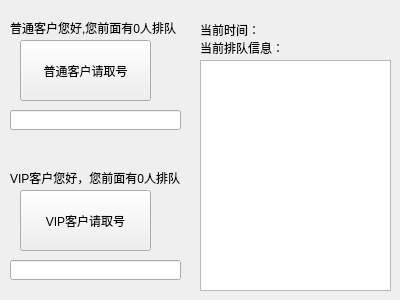
<?xml version="1.0" encoding="UTF-8"?>
<ui version="4.0">
 <class>Widget</class>
 <widget class="QWidget" name="Widget">
  <property name="geometry">
   <rect>
    <x>0</x>
    <y>0</y>
    <width>400</width>
    <height>300</height>
   </rect>
  </property>
  <property name="windowTitle">
   <string>Widget</string>
  </property>
  <widget class="QPushButton" name="pushButton">
   <property name="geometry">
    <rect>
     <x>20</x>
     <y>40</y>
     <width>131</width>
     <height>61</height>
    </rect>
   </property>
   <property name="text">
    <string>普通客户请取号</string>
   </property>
  </widget>
  <widget class="QLineEdit" name="lineEdit">
   <property name="geometry">
    <rect>
     <x>10</x>
     <y>110</y>
     <width>171</width>
     <height>20</height>
    </rect>
   </property>
  </widget>
  <widget class="QLineEdit" name="lineEdit_2">
   <property name="geometry">
    <rect>
     <x>10</x>
     <y>260</y>
     <width>171</width>
     <height>20</height>
    </rect>
   </property>
  </widget>
  <widget class="QPushButton" name="pushButton_2">
   <property name="geometry">
    <rect>
     <x>20</x>
     <y>190</y>
     <width>131</width>
     <height>61</height>
    </rect>
   </property>
   <property name="text">
    <string>VIP客户请取号</string>
   </property>
  </widget>
  <widget class="QLabel" name="label_2">
   <property name="geometry">
    <rect>
     <x>10</x>
     <y>20</y>
     <width>181</width>
     <height>16</height>
    </rect>
   </property>
   <property name="text">
    <string>普通客户您好,您前面有0人排队</string>
   </property>
  </widget>
  <widget class="QLabel" name="label">
   <property name="geometry">
    <rect>
     <x>10</x>
     <y>170</y>
     <width>181</width>
     <height>16</height>
    </rect>
   </property>
   <property name="text">
    <string>VIP客户您好，您前面有0人排队</string>
   </property>
  </widget>
  <widget class="QLabel" name="label_3">
   <property name="geometry">
    <rect>
     <x>200</x>
     <y>40</y>
     <width>101</width>
     <height>16</height>
    </rect>
   </property>
   <property name="text">
    <string>当前排队信息：</string>
   </property>
  </widget>
  <widget class="QTextEdit" name="textEdit">
   <property name="geometry">
    <rect>
     <x>200</x>
     <y>60</y>
     <width>191</width>
     <height>231</height>
    </rect>
   </property>
  </widget>
  <widget class="QLabel" name="label_4">
   <property name="geometry">
    <rect>
     <x>200</x>
     <y>20</y>
     <width>61</width>
     <height>20</height>
    </rect>
   </property>
   <property name="text">
    <string>当前时间：</string>
   </property>
  </widget>
  <widget class="QLabel" name="label_5">
   <property name="geometry">
    <rect>
     <x>270</x>
     <y>20</y>
     <width>141</width>
     <height>20</height>
    </rect>
   </property>
   <property name="text">
    <string/>
   </property>
  </widget>
 </widget>
 <layoutdefault spacing="6" margin="11"/>
 <resources/>
 <connections/>
</ui>
